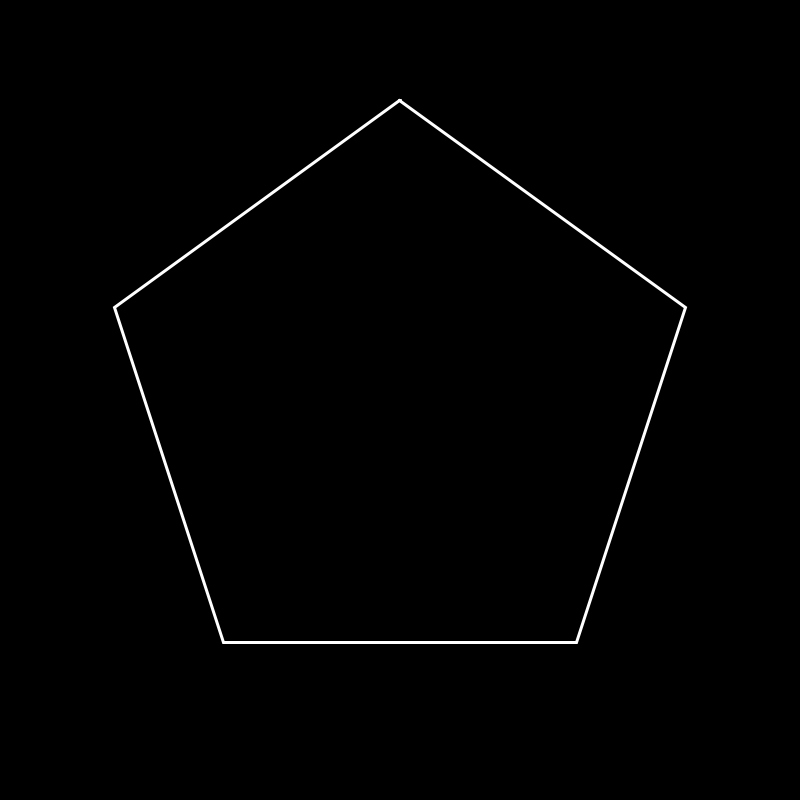
Frame 1 (no input)
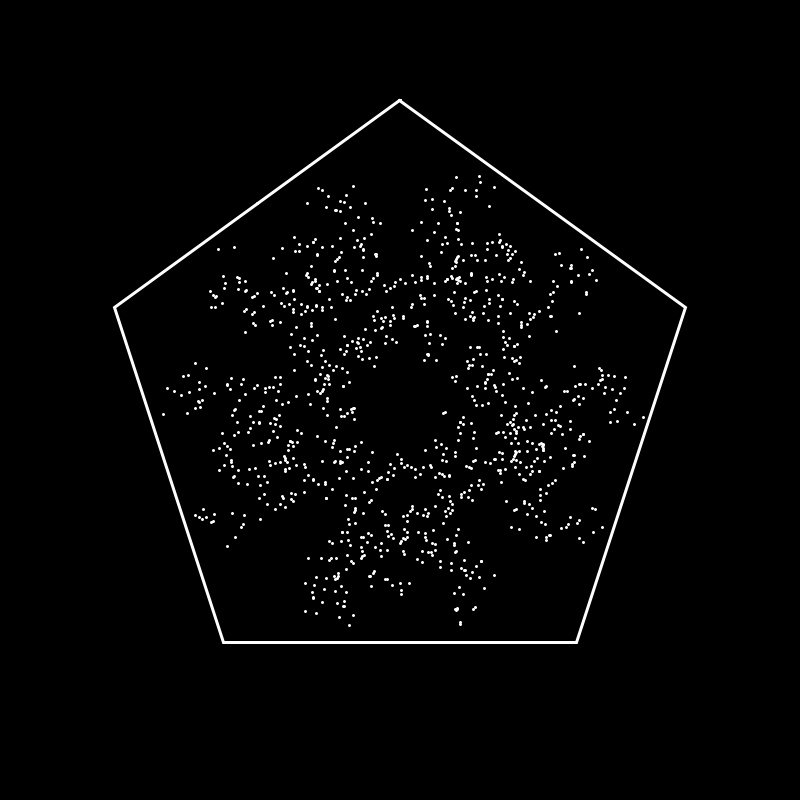
Frame 60 (the mouse pressed at the canvas centre just before this capture)
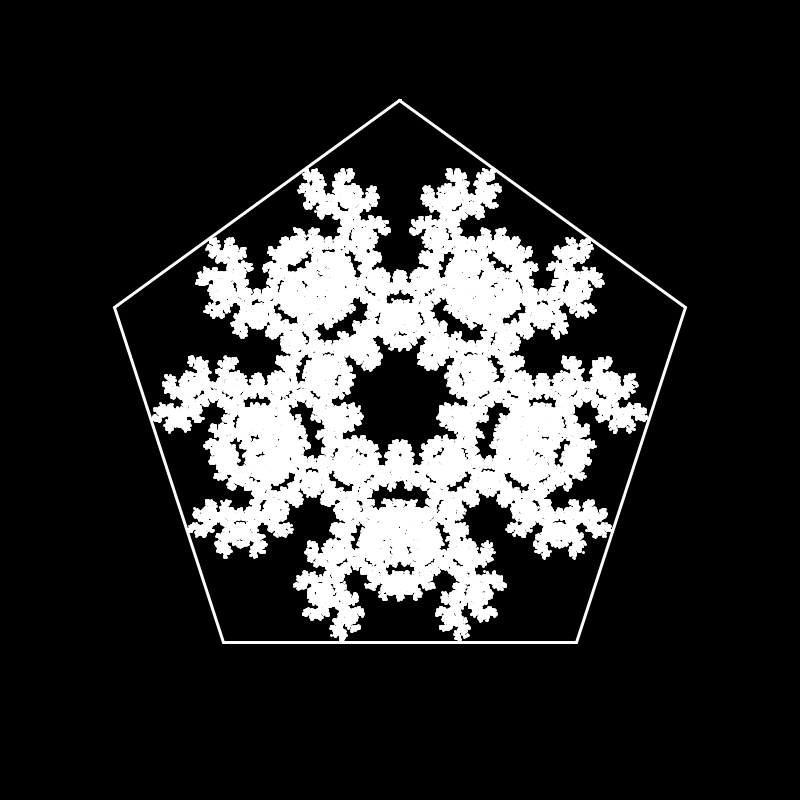
Frame 120 (the mouse held since frame 60 and released just before this capture)

The Processing sketch that drew these frames (run headless with seeded random() and noise(); from frame 60 on, the mouse is pressed at the canvas centre):

// Processing sketch: Choas_Fractal_Pentagon_Different_Point
// ── Choas_Fractal_Pentagon_Different_Point.pde
int npoints = 5;
float lx; //last x
float ly; //last y
float[][] polygon;
int amount = 1;
int rand = 0;
int lrand= 1;

void setup() {
  background(0);
  size(800,800);
  noFill();
  stroke(255);
  strokeWeight(3);
  polygon = new float[npoints+1][2];
  polygon(400, 400, 300, npoints);
  delay(2000);
  randomPoint();
}

void draw() {
  for (int i = 0; i < amount; i++) {
    midway();
  }
  if (int(random(10)) == 1) {
    amount *= 2;
  }
}

void randomPoint() {
  lx = polygon[0][0];
  ly = polygon[0][1];
  
  point(lx ,ly); 
}

void midway() {
  while (rand == lrand) {
    rand = int(random(npoints));
  }
  lrand = rand;
  float tempx = polygon[rand][0];
  float tempy = polygon[rand][1];
  
  float newx = (lx+tempx)/2;
  float newy = (ly+tempy)/2;
  
  point(lx,ly);
  lx = newx;
  ly = newy;
}

void polygon(float x, float y, float radius, int npoints) {
  float angle = TWO_PI / npoints;
  int step = 0;
  beginShape();
  for (float a = 0; a < TWO_PI; a += angle) {
    float sx = x + sin(a+PI) * radius;
    float sy = y + cos(a+PI) * radius;
    vertex(sx, sy);
    polygon[step][0] = sx;
    polygon[step][1] = sy;
    step++;
  }
  endShape(CLOSE);
}
